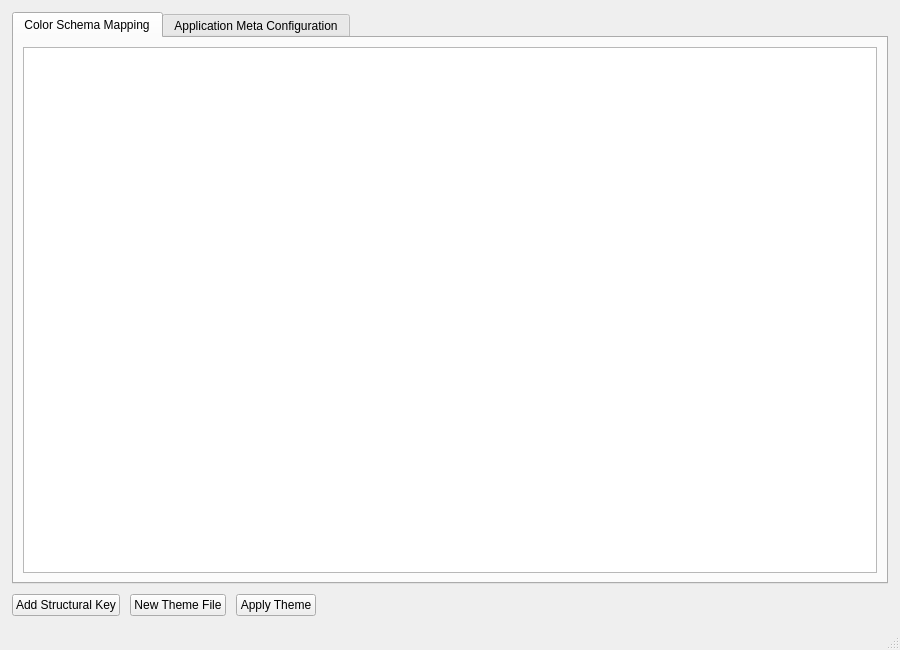
<?xml version="1.0" encoding="UTF-8"?>
<ui version="4.0">
 <class>MainWindow</class>
 <widget class="QMainWindow" name="MainWindow">
  <property name="geometry">
   <rect>
    <x>0</x>
    <y>0</y>
    <width>900</width>
    <height>650</height>
   </rect>
  </property>
  <property name="windowTitle">
   <string>THM-EDIT ── Theme Configuration Studio</string>
  </property>
  <widget class="QWidget" name="centralWidget">
   <layout class="QVBoxLayout" name="verticalLayout">
    <property name="spacing">
     <number>10</number>
    </property>
    <property name="leftMargin">
     <number>12</number>
    </property>
    <property name="topMargin">
     <number>12</number>
    </property>
    <property name="rightMargin">
     <number>12</number>
    </property>
    <property name="bottomMargin">
     <number>12</number>
    </property>
    <item>
     <widget class="QTabWidget" name="tabWidget">
      <property name="currentIndex">
       <number>0</number>
      </property>
      <widget class="QWidget" name="colorTab">
       <attribute name="title">
        <string>Color Schema Mapping</string>
       </attribute>
       <layout class="QVBoxLayout" name="colorLayout">
        <item>
         <widget class="QTableWidget" name="colorTable">
          <property name="alternatingRowColors">
           <bool>true</bool>
          </property>
         </widget>
        </item>
       </layout>
      </widget>
      <widget class="QWidget" name="metaTab">
       <attribute name="title">
        <string>Application Meta Configuration</string>
       </attribute>
       <layout class="QVBoxLayout" name="metaLayout">
        <item>
         <widget class="QTableWidget" name="metaTable">
          <property name="alternatingRowColors">
           <bool>true</bool>
          </property>
         </widget>
        </item>
       </layout>
      </widget>
     </widget>
    </item>
    <item>
     <layout class="QHBoxLayout" name="buttonLayout">
      <item>
       <widget class="QPushButton" name="addKeyButton">
        <property name="text">
         <string>Add Structural Key</string>
        </property>
       </widget>
      </item>
      <item>
       <widget class="QPushButton" name="newThemeButton">
        <property name="text">
         <string>New Theme File</string>
        </property>
       </widget>
      </item>
      <item>
       <widget class="QPushButton" name="applyThemeButton">
        <property name="text">
         <string>Apply Theme</string>
        </property>
       </widget>
      </item>
      <item>
       <spacer name="horizontalSpacer">
        <property name="orientation">
         <enum>Qt::Horizontal</enum>
        </property>
        <property name="sizeHint" stdset="0">
         <size>
          <width>40</width>
          <height>20</height>
         </size>
        </property>
       </spacer>
      </item>
     </layout>
    </item>
   </layout>
  </widget>
  <widget class="QMenuBar" name="menuBar"/>
  <widget class="QStatusBar" name="statusBar"/>
 </widget>
</ui>
